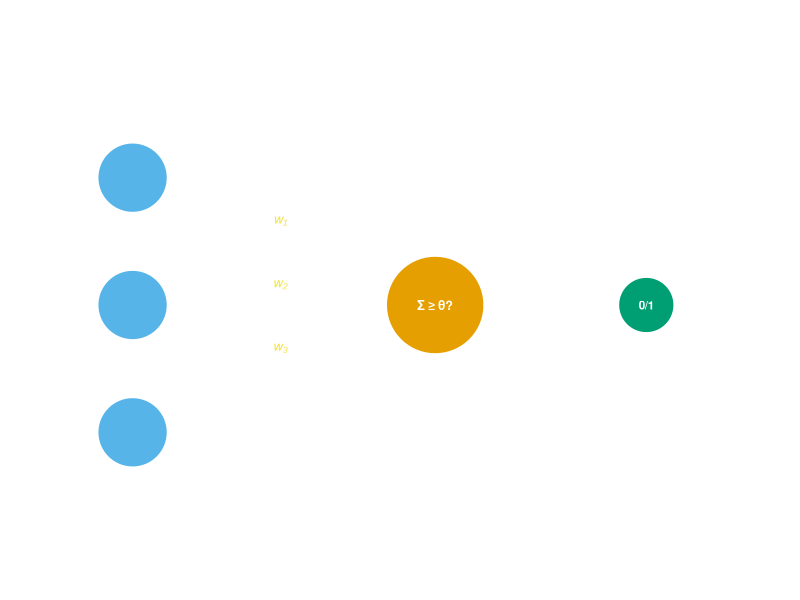
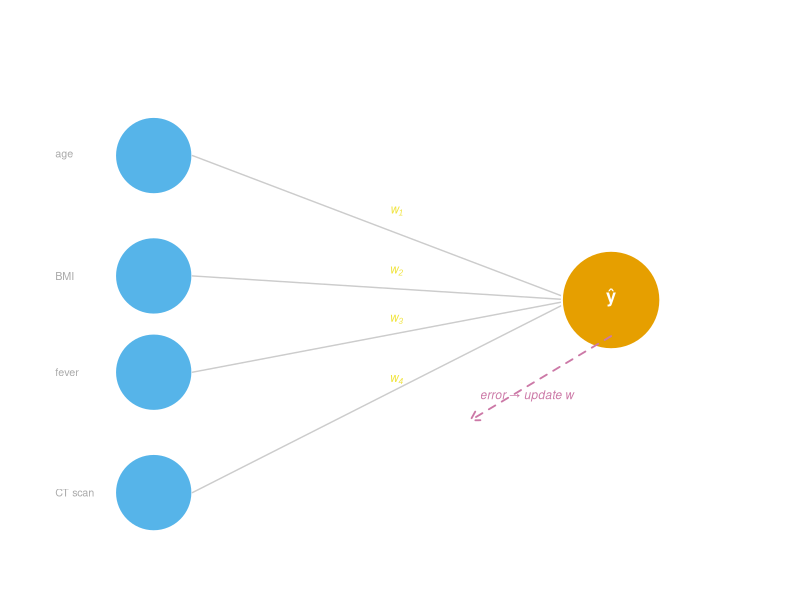
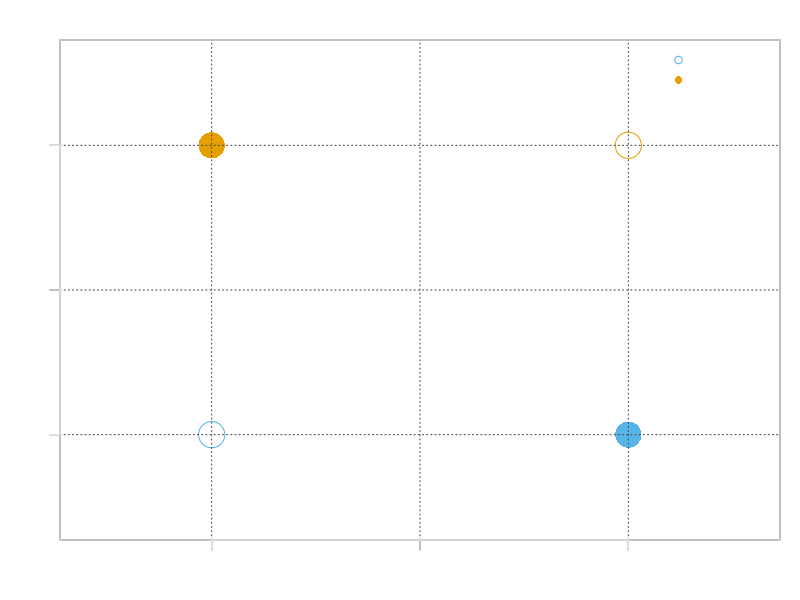
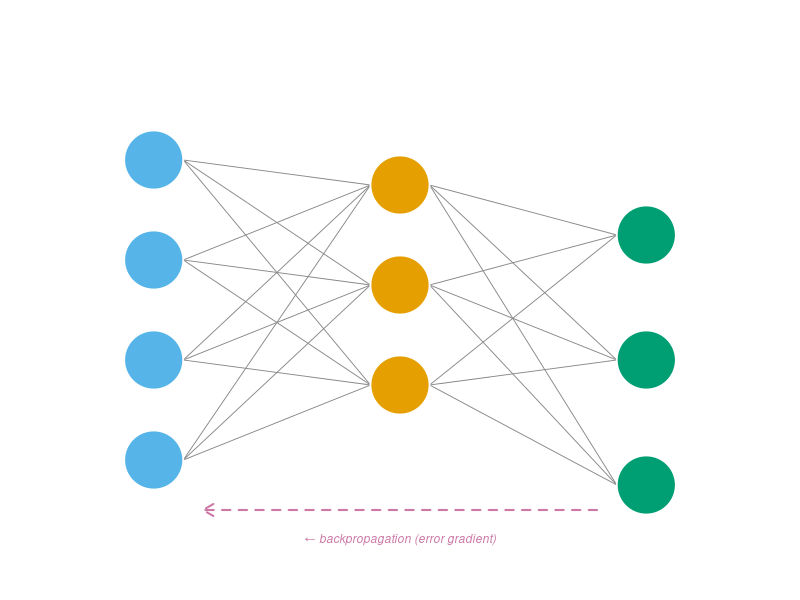
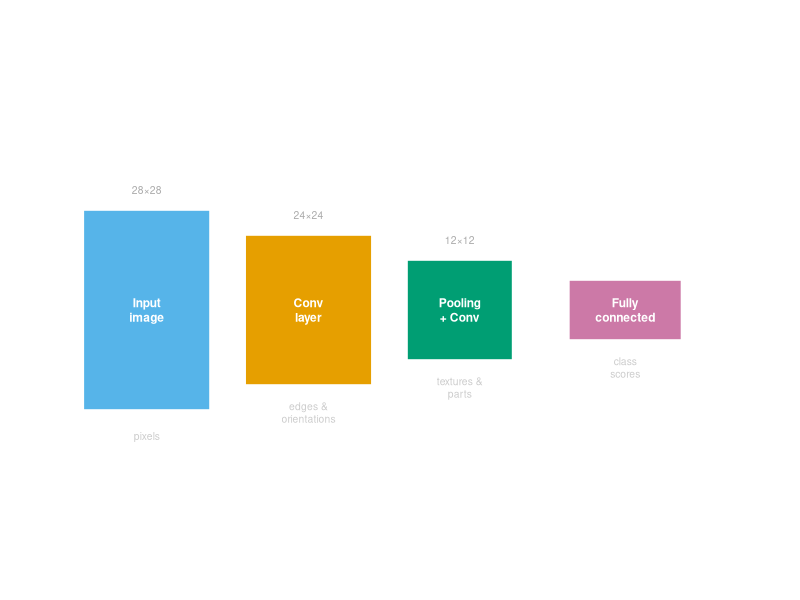
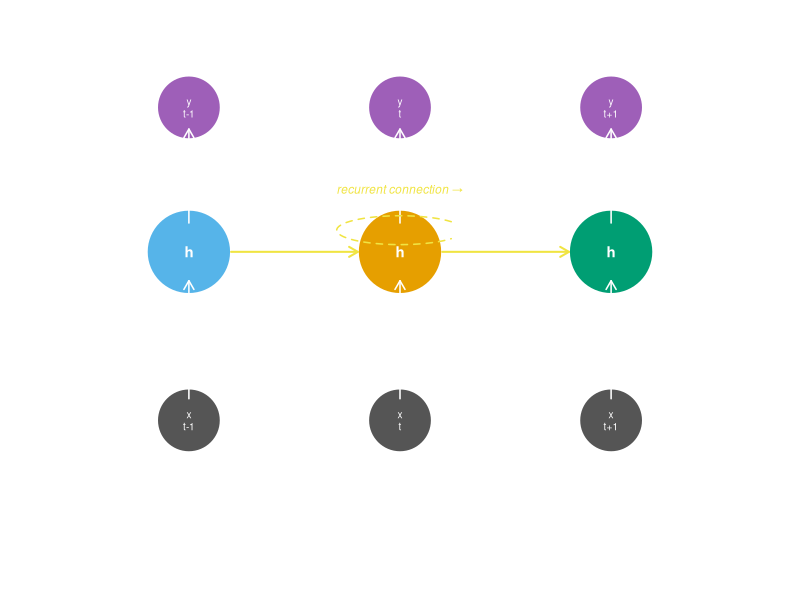
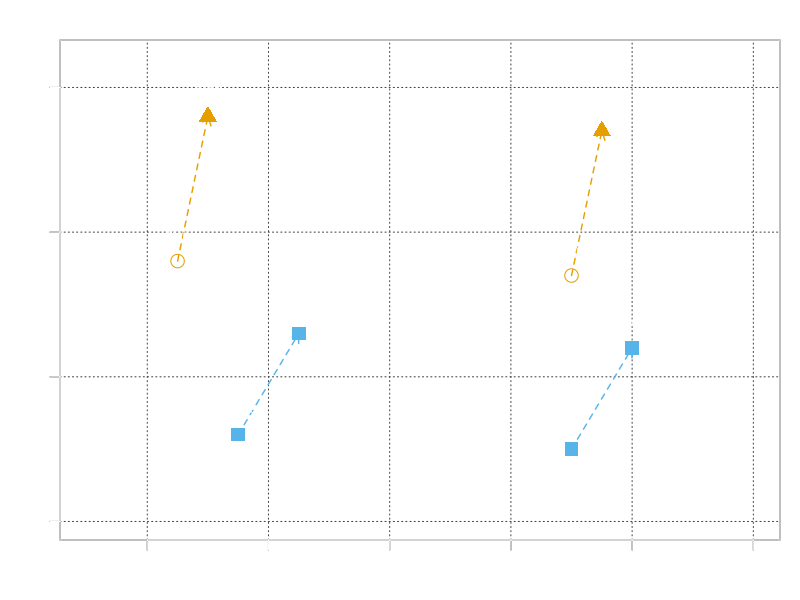
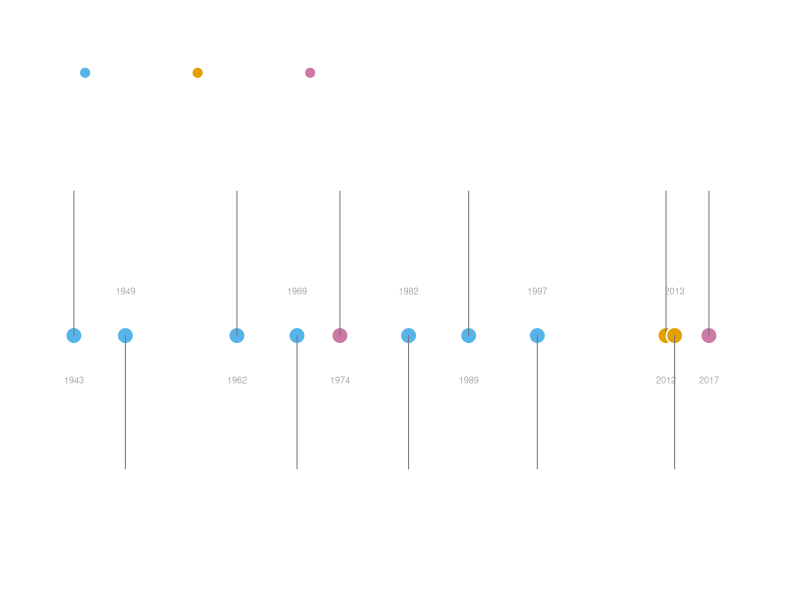

The R script that drew these images, in order:
## ---- chunk 1
library(ggplot2)
library(igraph)
library(ggraph)
library(tidyverse)
## ---- chunk 2
par(bg = "transparent", mar = c(1, 1, 1.5, 1))
plot.new()
plot.window(xlim = c(0, 10), ylim = c(0, 10))

# Input nodes
input_x <- 1.2; input_ys <- c(7.5, 5, 2.5)
node_col <- "#56B4E9"; neuron_col <- "#E69F00"

for (y in input_ys) {
  symbols(input_x, y, circles = 0.5, add = TRUE, inches = FALSE,
          bg = node_col, fg = "white", lwd = 2)
}
text(input_x, 9.2, "Inputs  x₁, x₂, x₃", col = "white", cex = 0.85, font = 2)

# Weights on arrows
w_labels <- c("w₁", "w₂", "w₃")
neuron_x <- 5.5; neuron_y <- 5
for (i in seq_along(input_ys)) {
  arrows(input_x + 0.5, input_ys[i], neuron_x - 0.6, neuron_y,
         length = 0.1, col = "white", lwd = 1.5)
  mx <- (input_x + 0.5 + neuron_x - 0.6) / 2
  my <- (input_ys[i] + neuron_y) / 2
  text(mx, my + 0.4, w_labels[i], col = "#F0E442", cex = 0.8, font = 3)
}

# Neuron body
symbols(neuron_x, neuron_y, circles = 0.7, add = TRUE, inches = FALSE,
        bg = neuron_col, fg = "white", lwd = 2)
text(neuron_x, neuron_y, "Σ ≥ θ?", col = "white", cex = 0.75, font = 2)
text(neuron_x, 9.2, "Neuron", col = "white", cex = 0.85, font = 2)

# Output
output_x <- 8.5
arrows(neuron_x + 0.7, neuron_y, output_x - 0.3, neuron_y,
       length = 0.12, col = "white", lwd = 2)
symbols(output_x, neuron_y, circles = 0.4, add = TRUE, inches = FALSE,
        bg = "#009E73", fg = "white", lwd = 2)
text(output_x, neuron_y, "0/1", col = "white", cex = 0.7, font = 2)
text(output_x, 9.2, "Output", col = "white", cex = 0.85, font = 2)

title("The McCulloch–Pitts Neuron (1943)", col.main = "white", cex.main = 1)
## ---- chunk 3
par(bg = "transparent", mar = c(2, 1, 2, 1))
plot.new()
plot.window(xlim = c(0, 10), ylim = c(0, 10))

input_xs <- rep(1.5, 4)
input_ys <- c(8, 5.5, 3.5, 1)
out_x <- 8; out_y <- 5

node_col <- "#56B4E9"
out_col  <- "#E69F00"

# Inputs
for (y in input_ys) {
  symbols(1.5, y, circles = 0.55, add = TRUE, inches = FALSE,
          bg = node_col, fg = "white", lwd = 2)
}
text(1.5, 9.4, "Inputs", col = "white", cex = 0.85, font = 2)

# Arrows with weight labels
ws <- c("w₁", "w₂", "w₃", "w₄")
for (i in seq_along(input_ys)) {
  arrows(2.05, input_ys[i], out_x - 0.55, out_y,
         length = 0.09, col = "#cccccc", lwd = 1.4)
  mx <- (2.05 + out_x - 0.55) / 2
  my <- (input_ys[i] + out_y) / 2
  text(mx + 0.2, my + 0.35, ws[i], col = "#F0E442", cex = 0.72, font = 3)
}

# Output node
symbols(out_x, out_y, circles = 0.7, add = TRUE, inches = FALSE,
        bg = out_col, fg = "white", lwd = 2)
text(out_x, out_y + 0.05, "ŷ", col = "white", cex = 1.1, font = 2)
text(out_x, 9.4, "Output", col = "white", cex = 0.85, font = 2)

# Learning arrow feedback
arrows(out_x, out_y - 0.75, out_x - 2, out_y - 2.5,
       length = 0.1, col = "#CC79A7", lwd = 1.8, lty = 2)
text(out_x - 1.2, out_y - 2.0, "error → update w", col = "#CC79A7", cex = 0.72, font = 3)

# Input labels
xlabs <- c("age", "BMI", "fever", "CT scan")
for (i in seq_along(input_ys)) {
  text(0.1, input_ys[i], xlabs[i], col = "#aaaaaa", cex = 0.65, adj = 0)
}

title("Perceptron — learns weights from data", col.main = "white", cex.main = 1)
## ---- chunk 4
par(bg = "transparent", mar = c(3, 3, 2, 1))
plot(c(0,1,0,1), c(0,1,1,0),
     pch = c(1, 1, 16, 16), cex = 3.5,
     col = c("#56B4E9","#E69F00","#E69F00","#56B4E9"),
     xlim = c(-0.3, 1.3), ylim = c(-0.3, 1.3),
     xlab = "x₁", ylab = "x₂",
     main = "XOR — not linearly separable",
     col.main = "white", col.lab = "white", col.axis = "white",
     bg = "transparent", axes = TRUE)
grid(col = "#444444")
legend("topright",
       legend = c("Output = 0", "Output = 1"),
       pch = c(1, 16),
       col = c("#56B4E9", "#E69F00"),
       text.col = "white", bg = "transparent", box.col = "transparent")
axis(1, col.axis = "white", col = "white")
axis(2, col.axis = "white", col = "white")
box(col = "white")
## ---- chunk 5
par(bg = "transparent", mar = c(1, 1, 2, 1))
plot.new()
plot.window(xlim = c(0, 10), ylim = c(0, 10))

layers <- list(
  input  = list(x = 1.5, ys = c(8, 6, 4, 2),  col = "#56B4E9", label = "Input"),
  hidden = list(x = 5,   ys = c(7.5, 5.5, 3.5),col = "#E69F00", label = "Hidden"),
  output = list(x = 8.5, ys = c(6.5, 4, 1.5),  col = "#009E73", label = "Output")
)

# Forward connections
for (i in seq_along(layers$input$ys)) {
  for (j in seq_along(layers$hidden$ys)) {
    lines(c(layers$input$x + 0.42, layers$hidden$x - 0.42),
          c(layers$input$ys[i],    layers$hidden$ys[j]),
          col = "#888888", lwd = 0.9)
  }
}
for (i in seq_along(layers$hidden$ys)) {
  for (j in seq_along(layers$output$ys)) {
    lines(c(layers$hidden$x + 0.42, layers$output$x - 0.42),
          c(layers$hidden$ys[i],    layers$output$ys[j]),
          col = "#888888", lwd = 0.9)
  }
}

# Nodes
for (nm in names(layers)) {
  l <- layers[[nm]]
  for (y in l$ys) {
    symbols(l$x, y, circles = 0.42, add = TRUE, inches = FALSE,
            bg = l$col, fg = "white", lwd = 1.8)
  }
  text(l$x, 9.5, l$label, col = "white", cex = 0.85, font = 2)
}

# Backprop arrow
arrows(7.8, 1.0, 2.2, 1.0, length = 0.12,
       col = "#CC79A7", lwd = 2, lty = 2)
text(5, 0.4, "← backpropagation (error gradient)", col = "#CC79A7", cex = 0.72, font = 3)

title("Feedforward Network + Backprop", col.main = "white", cex.main = 1)
## ---- chunk 6
par(bg = "transparent", mar = c(1, 1, 2, 1))
plot.new()
plot.window(xlim = c(0, 10), ylim = c(0, 10))

# Layer blocks
blocks <- data.frame(
  x    = c(0.5, 2.8, 5.1, 7.4),
  w    = c(1.8, 1.8, 1.5, 1.6),
  h    = c(4.0, 3.0, 2.0, 1.2),
  col  = c("#56B4E9","#E69F00","#009E73","#CC79A7"),
  lab  = c("Input\nimage", "Conv\nlayer", "Pooling\n+ Conv", "Fully\nconnected"),
  stringsAsFactors = FALSE
)

cy <- 5  # centre y
for (i in 1:nrow(blocks)) {
  b <- blocks[i, ]
  rect(b$x, cy - b$h/2, b$x + b$w, cy + b$h/2,
       col = b$col, border = "white", lwd = 1.5)
  text(b$x + b$w/2, cy, b$lab, col = "white", cex = 0.72, font = 2)
  text(b$x + b$w/2, cy + b$h/2 + 0.4, c("28×28","24×24","12×12","")[i],
       col = "#aaaaaa", cex = 0.62)
}

# Arrows between blocks
for (i in 1:(nrow(blocks)-1)) {
  b1 <- blocks[i, ]; b2 <- blocks[i+1, ]
  arrows(b1$x + b1$w + 0.05, cy, b2$x - 0.05, cy,
         length = 0.1, col = "white", lwd = 1.8)
}

# Labels under
feature_labels <- c("pixels", "edges &\norientations", "textures &\nparts", "class\nscores")
for (i in 1:nrow(blocks)) {
  b <- blocks[i, ]
  text(b$x + b$w/2, cy - b$h/2 - 0.55, feature_labels[i],
       col = "#cccccc", cex = 0.62)
}

title("Convolutional Network — Hierarchical Features", col.main = "white", cex.main = 1)
## ---- chunk 7
par(bg = "transparent", mar = c(2, 1, 2, 1))
plot.new()
plot.window(xlim = c(0, 10), ylim = c(0, 10))

# Three unrolled RNN steps
xs <- c(2, 5, 8); hy <- 6; iy <- 2.5; oy <- 9

node_cols <- c("#56B4E9","#E69F00","#009E73")
time_labs <- c("t-1", "t", "t+1")

for (i in seq_along(xs)) {
  # hidden node
  symbols(xs[i], hy, circles = 0.6, add = TRUE, inches = FALSE,
          bg = node_cols[i], fg = "white", lwd = 2)
  text(xs[i], hy, "h", col = "white", cex = 0.9, font = 2)

  # input node
  symbols(xs[i], iy, circles = 0.45, add = TRUE, inches = FALSE,
          bg = "#555555", fg = "white", lwd = 1.5)
  text(xs[i], iy, paste0("x\n",time_labs[i]), col = "white", cex = 0.6)

  # output node
  symbols(xs[i], oy, circles = 0.45, add = TRUE, inches = FALSE,
          bg = "#9E5FB8", fg = "white", lwd = 1.5)
  text(xs[i], oy, paste0("y\n",time_labs[i]), col = "white", cex = 0.6)

  # input → hidden
  arrows(xs[i], iy + 0.45, xs[i], hy - 0.6, length = 0.1, col = "white", lwd = 1.5)
  # hidden → output
  arrows(xs[i], hy + 0.6, xs[i], oy - 0.45, length = 0.1, col = "white", lwd = 1.5)
}

# Recurrent connections between hidden states
for (i in 1:(length(xs)-1)) {
  arrows(xs[i] + 0.6, hy, xs[i+1] - 0.6, hy,
         length = 0.1, col = "#F0E442", lwd = 2)
}
text(5, 7.3, "recurrent connection →", col = "#F0E442", cex = 0.72, font = 3)

# Self-loop on middle node
theta <- seq(pi*0.2, pi*1.8, length.out = 50)
r <- 0.9
loop_x <- xs[2] + r * cos(theta)
loop_y <- hy + r * 0.5 + 0.3 * sin(theta)
lines(loop_x, loop_y, col = "#F0E442", lwd = 1.5, lty = 2)

title("Recurrent Network — Sequence Memory", col.main = "white", cex.main = 1)
## ---- chunk 8
par(bg = "transparent", mar = c(3, 3, 2, 1))
words <- list(
  King   = c(0.1, 0.9), Man  = c(0.05, 0.4),
  Queen  = c(0.75, 0.85), Woman = c(0.7, 0.35),
  France = c(0.15, -0.2), Paris = c(0.25, 0.15),
  Italy  = c(0.7, -0.25), Rome  = c(0.8, 0.1)
)
df <- do.call(rbind, words) |> as.data.frame()
colnames(df) <- c("x","y")
df$word <- rownames(df)

plot(df$x, df$y, type = "n",
     xlim = c(-0.1, 1.0), ylim = c(-0.5, 1.1),
     xlab = "Dimension 1 (gender?)", ylab = "Dimension 2 (royalty?)",
     col.lab = "white", col.axis = "white", main = "Word Vectors (schematic)",
     col.main = "white", axes = TRUE)
grid(col = "#444444")
box(col = "white")

# Analogy arrows
arrows(df["Man","x"], df["Man","y"], df["King","x"], df["King","y"],
       col="#E69F00", lwd=1.4, length=0.1, lty=2)
arrows(df["Woman","x"], df["Woman","y"], df["Queen","x"], df["Queen","y"],
       col="#E69F00", lwd=1.4, length=0.1, lty=2)
arrows(df["France","x"], df["France","y"], df["Paris","x"], df["Paris","y"],
       col="#56B4E9", lwd=1.4, length=0.1, lty=2)
arrows(df["Italy","x"], df["Italy","y"], df["Rome","x"], df["Rome","y"],
       col="#56B4E9", lwd=1.4, length=0.1, lty=2)

pch_vals <- c(King=17,Man=1,Queen=17,Woman=1,
               France=15,Paris=15,Italy=15,Rome=15)
col_vals <- c(King="#E69F00",Man="#E69F00",Queen="#E69F00",Woman="#E69F00",
               France="#56B4E9",Paris="#56B4E9",Italy="#56B4E9",Rome="#56B4E9")
for (w in rownames(df)) {
  points(df[w,"x"], df[w,"y"], pch = pch_vals[w], cex = 1.8,
         col = col_vals[w])
  text(df[w,"x"], df[w,"y"] + 0.09, w, col = "white", cex = 0.7)
}
axis(1, col.axis="white", col="white")
axis(2, col.axis="white", col="white")
## ---- chunk 9
par(bg = "transparent", mar = c(4, 1, 2, 1))
plot.new()
plot.window(xlim = c(1940, 2022), ylim = c(0, 4))

# Timeline axis
lines(c(1943, 2018), c(1.5, 1.5), col = "white", lwd = 2)
arrows(2018, 1.5, 2021, 1.5, length = 0.1, col = "white", lwd = 2)

events <- data.frame(
  year  = c(1943, 1949, 1962, 1969, 1974, 1982, 1989, 1997, 2012, 2013, 2017),
  label = c("MCP\nNeuron", "Hebb\nLearning", "Perceptron", "Minsky\n& Papert",
            "1st AI\nWinter", "Backprop", "CNN\nLeCun", "LSTM",
            "AlexNet", "Word2Vec", "Transformer"),
  above = c(TRUE, FALSE, TRUE, FALSE, TRUE, FALSE, TRUE, FALSE, TRUE, FALSE, TRUE),
  bio   = c(1, 1, 1, 1, 0, 1, 1, 1, 0.5, 0.5, 0),
  stringsAsFactors = FALSE
)

bio_cols <- colorRampPalette(c("#CC79A7","#E69F00","#56B4E9"))(3)

for (i in 1:nrow(events)) {
  e <- events[i,]
  col_i <- if (e$bio == 1) "#56B4E9" else if (e$bio == 0.5) "#E69F00" else "#CC79A7"
  
  points(e$year, 1.5, pch = 21, cex = 2.2, bg = col_i, col = "white", lwd = 1.5)
  
  if (e$above) {
    segments(e$year, 1.5, e$year, 2.8, col = "#777777", lwd = 1)
    text(e$year, 3.0, e$label, col = "white", cex = 0.58, font = 2, adj = 0.5)
    text(e$year, 1.1, e$year, col = "#aaaaaa", cex = 0.55)
  } else {
    segments(e$year, 1.5, e$year, 0.3, col = "#777777", lwd = 1)
    text(e$year, 0.1, e$label, col = "white", cex = 0.58, font = 2, adj = 0.5)
    text(e$year, 1.9, e$year, col = "#aaaaaa", cex = 0.55)
  }
}

# Legend
legend(1943, 4.0, legend = c("Brain-inspired", "Hybrid", "Engineering-first"),
       pch = 21, pt.bg = c("#56B4E9","#E69F00","#CC79A7"),
       col = "white", text.col = "white", bg = "transparent",
       box.col = "transparent", horiz = TRUE, pt.cex = 1.5, cex = 0.75)

title("Key Milestones in Neural Network AI", col.main = "white", cex.main = 1.1)
